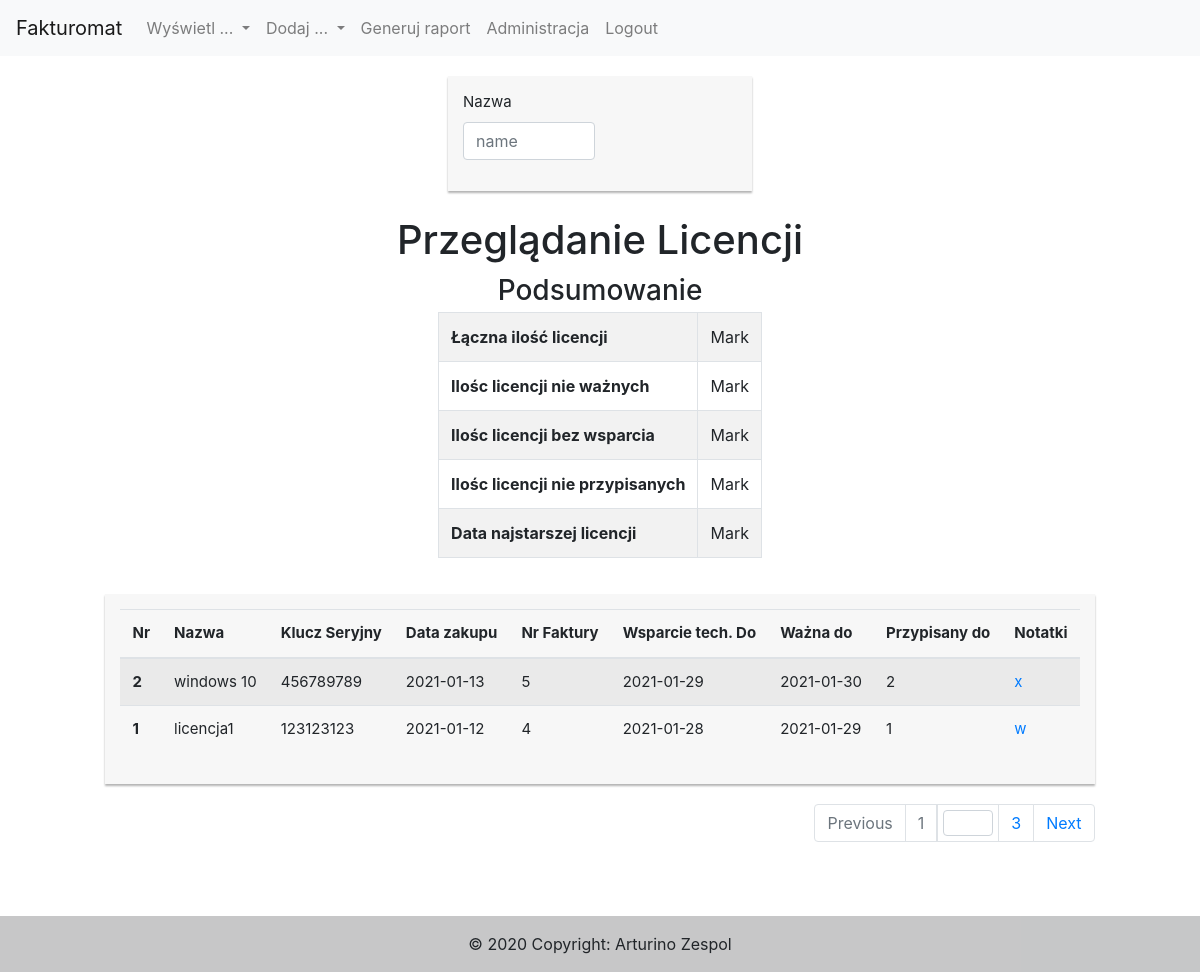
Page /index.php?action=license-show (signed in) on the committed database.
### tables this page shows
CREATE TABLE `license` (
  `inventoryNumber` int(11) NOT NULL,
  `name` varchar(255) NOT NULL,
  `serialNumber` varchar(128) NOT NULL,
  `purchaseDate` date NOT NULL,
  `supportTo` date NOT NULL,
  `validTo` date NOT NULL,
  `notes` text NOT NULL,
  `assignedFor` int(11) NOT NULL,
  `invoiceId` int(11) NOT NULL
);

### models/repositories/LicenseRepository.php (called while the page is built, shortened)
<?php
class LicenseRepository
{
    public function getAll( $limit = 0, $order="purchaseDate") {
        global $config;
        $pdo = new PDO($config['dsn'], $config['login'], $config['password']);
        $query = "SELECT `inventoryNumber`, `name`, `serialNumber`,`purchaseDate`,`supportTo`, `validTo`, `notes`, `assignedFor`, `invoiceId`
                FROM `license` as `l`
                ORDER BY $order DESC".($limit != 0 ? " LIMIT $limit" : "");
        $sth = $pdo->prepare($query);
        $sth->execute();
        $result = $sth->fetchAll(PDO::FETCH_CLASS, "License");
        return $result;
    }
}

### models/License.php (called while the page is built, shortened)
<?php
class License implements JsonSerializable
{
    private $inventoryNumber;
    private $name;
    private $serialNumber;
    private $purchaseDate;
    private $supportTo;
    private $validTo;
    private $notes;
    private $assignedFor;
    private $invoiceId;
    public function getAssignedFor()
    {
        return $this->assignedFor;
    }
    public function getInvoiceId()
    {
        return $this->invoiceId;
    }
    public function getInventoryNumber()
    {
        return $this->inventoryNumber;
    }
    public function getName()
    {
        return $this->name;
    }
    public function getSerialNumber()
    {
        return $this->serialNumber;
    }
    public function getPurchaseDate()
    {
        return $this->purchaseDate;
    }
    public function getSupportTo()
    {
        return $this->supportTo;
    }
    public function getValidTo()
    {
        return $this->validTo;
    }
    public function getNotes()
    {
        return $this->notes;
    }
    public function jsonSerialize()
    {
        $vars = get_object_vars($this);
        return $vars;
    }
}

### views/license/LicenseIndexView.php (the view, shortened to what this page needs)
<?php
class licenseIndexView
{
    public static function render( $recordsMainTable, $numberOfRecordsInDB, $reportData = [])
    {
        $id = "licenseIndex";
        ?>
        <?= Layout::header() ?>
            <div class="row">
                <div class="col"></div>
                <div class="col-md col-md-auto">
                    <div id="<?= $id ?>SearchBox" class="my-search-box">
                        <form id="<?= $id ?>SearchForm_">
                            <div class="form-row">
                                <div class="form-group col-lg-6 col-md-12">
                                    <label for="SearchForm_name">Nazwa</label>
                                    <input id="SearchForm_name" maxlength="30" type="text" class="form-control" pattern="^[\d\w]*$" placeholder="name" onfocusout="filterDataInInvoiceSaleIndexTable();">
                                </div>
                            </div>
                        </form>
                    </div>
                </div>
                <div class="col"></div>
            </div>
            <div class="row">
                <div class="col"></div>
                <div class="col-md col-md-auto">
                    <h1 class="title">Przeglądanie Licencji</h1>
                </div>
                <div class="col"></div>
                <div class="col"></div>
                <div class="col-md col-md-auto">
                    <h3 class="title">Podsumowanie</h3>
                    <table class="table table-striped table-bordered">
                        <tbody>
                        <tr>
                            <th scope="row">Łączna ilość licencji</th>
                            <td>Mark</td>
                        </tr>
                        <tr>
                            <th scope="row">Ilośc licencji nie ważnych</th>
                            <td>Mark</td>
                        </tr>
                        <tr>
                            <th scope="row">Ilośc licencji bez wsparcia</th>
                            <td>Mark</td>
                        </tr>
                        <tr>
                            <th scope="row">Ilośc licencji nie przypisanych</th>
                            <td>Mark</td>
                        </tr>
                        <tr>
                            <th scope="row">Data najstarszej licencji</th>
                            <td>Mark</td>
                        </tr>
                        </tbody>
                    </table>
                </div>
                <div class="col"></div>
            </div>
            <div class="row">
                <div class="col"></div>
                <div class="col-md col-md-auto">
                    <div id="invoice-sale-index" class="my-form-box">
                        <table id="<?= $id ?>Table" class="table table-striped">
                            <thead>
                            <tr>
                                <th scope="col">Nr</th>
                                <th scope="col">Nazwa</th>
                                <th scope="col">Klucz Seryjny</th>
                                <th scope="col" class="showDataIndexTableWider">Data zakupu</th>
                                <th scope="col" class="showDataIndexTableWider">Nr Faktury</th>
                                <th scope="col" class="showDataIndexTableWider">Wsparcie tech. Do</th>
                                <th scope="col" class="showDataIndexTableWider">Ważna do</th>
                                <th scope="col" class="showDataIndexTableWider">Przypisany do</th>
                                <th scope="col" class="showDataIndexTableWider">Notatki</th>
                            </tr>
                            </thead>
                            <tbody>
                                <?php
                                    foreach ($recordsMainTable as $val) {
                                        echo '<tr>';
                                        echo '<th scope="row">'.$val->getInventoryNumber().'</th>';
                                        echo '<td class="invoiceSaleIndexTableContractorName">'.$val->getName().'</td>';
                                        echo '<td class="invoiceSaleIndexTableAddDate">'.$val->getSerialNumber().'</td>';
                                        echo '<td class="showDataIndexTableWider">'.$val->getPurchaseDate().'</td>';
                                        echo '<td class="showDataIndexTableWider">'.$val->getInvoiceId().'</td>';
                                        echo '<td class="showDataIndexTableWider">'.$val->getSupportTo().'</td>';
                                        echo '<td class="showDataIndexTableWider">'.$val->getValidTo().'</td>';
                                        echo '<td class="showDataIndexTableWider">'.$val->getAssignedFor().'</td>';
                                        echo '<td class="showDataIndexTableWider"><a href="#" class="notate-tablefield" data-toggle="modal" data-target="#'.$id.'Modal" onclick=\'changeDataInModal('
                                            .json_encode($val)
                                            .');\'>'.$val->getNotes().'</a></td>';
                                        echo '</tr>';
                                    }
                                ?>
                            </tbody>
                        </table>
                    </div>
                    <nav id="Nav" class="my-navs" aria-label="...">
                        <ul class="pagination justify-content-end">
                            <li id="NavPrev" class="page-item disabled">
                                <button class="page-link" onclick="changePageInTable('prev');" aria-disabled="true">Previous</button>
                            </li>
                            <li id="NavFirst" class="page-item disabled">
                                <button class="page-link" onclick="changePageInTable(1);" aria-disabled="true" >1</button>
                            </li>
                            <li class="page-item" aria-current="page">
                                <a id="NavPageSelector" class="page-link" href="#">
                                    <input type="number" maxlength="4" min="1" class="form-control" oninput="changePageInTable(this.value);">
                                </a>
                            </li>
                            <li id="NavLast" class="page-item">
                                <button  class="page-link" onclick="changePageInTable(parseInt(this.innerText));"><?= $numberOfRecordsInDB ?></button>
                            </li>
                            <li id="NavNext" class="page-item">
                                <button  class="page-link" onclick="changePageInTable('next');">Next</button>
                            </li>
                        </ul>
                    </nav>
                </div>
                <div class="col"></div>
            </div>
        <?= Layout::footer() ?>
        <?php
        $html = ob_get_clean();
        return $html;
    }
}
?>

### styles.css (style rules this page uses)
.my-form-box { background: #f7f7f7; font-size: 15px; margin: 20px; box-shadow: 0px 2px 2px rgba(0, 0, 0, 0.3); padding: 15px; }
.title { text-align: center; margin: 5px; }
.my-search-box { background: #f7f7f7; font-size: 15px; margin: 20px; box-shadow: 0px 2px 2px rgba(0, 0, 0, 0.3); padding: 15px; max-width: 600px; }
.notate-tablefield { overflow: hidden; max-height: 50px; display: block; width: 50px; word-wrap: break-word; }
td { overflow: hidden; text-overflow: ellipsis; }
th.showDataIndexTableWider,td.showDataIndexTableWider { display: none; }
@media (min-width: 992px) { th.showDataIndexTableWider,td.showDataIndexTableWider { display: table-cell; } }
.my-navs { margin: 20px 20px 80px 20px; }
#NavPageSelector { margin: 0px; padding: 5px; }
#NavPageSelector input { margin: 0px; padding: 5px; width: 50px; height: 26px; }

### rows in the picture
license: inventoryNumber "2", name "windows 10", serialNumber "456789789", purchaseDate "2021-01-13", invoiceId "5", supportTo "2021-01-29", validTo "2021-01-30", assignedFor "2", notes "x"
license: inventoryNumber "1", name "licencja1", serialNumber "123123123", purchaseDate "2021-01-12", invoiceId "4", supportTo "2021-01-28", validTo "2021-01-29", assignedFor "1", notes "w"

### other values in the picture
$numberOfRecordsInDB "3"
